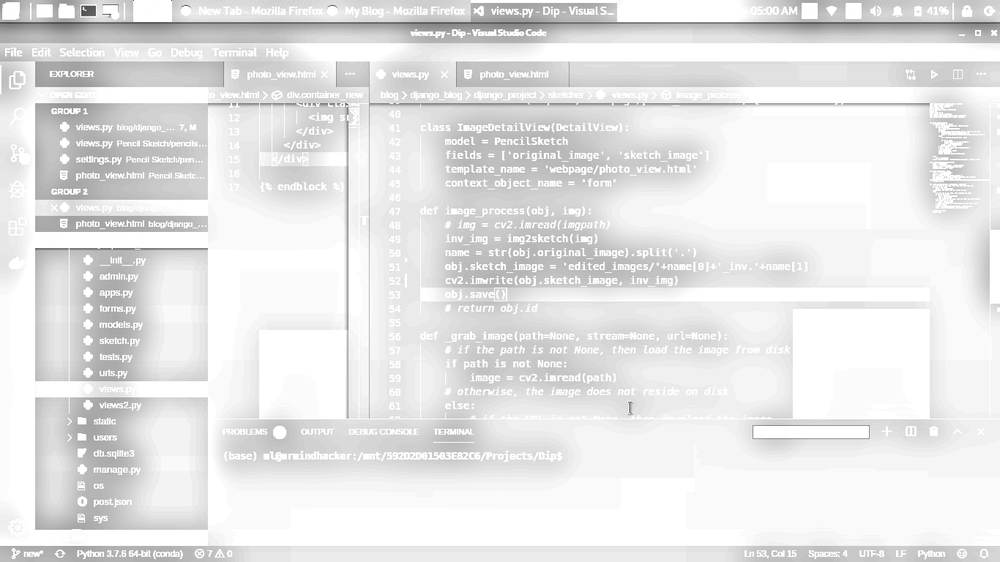
#> input picture django_project/abc_abc_inv.png, 1000 x 562 px, shrunk from 1366 x 768 before the run
$ python -i sketch.py   (imports and definitions only)
#> lines starting #> are read from the running program, lines starting #| are printed output that depends on the picture
#> further down, picture is the input picture: shape (562, 1000, 3); min 62, max 255, mean 229.6
import cv2
import numpy as np
from matplotlib import pyplot as plt
import scipy
from scipy import ndimage

def dodgeV2(image, mask):
  return cv2.divide(image, 255-mask, scale=256)


def img2sketch(img):
  img_gray = cv2.cvtColor(img, cv2.COLOR_BGR2GRAY)
  img_gray_inv = 255 - img_gray
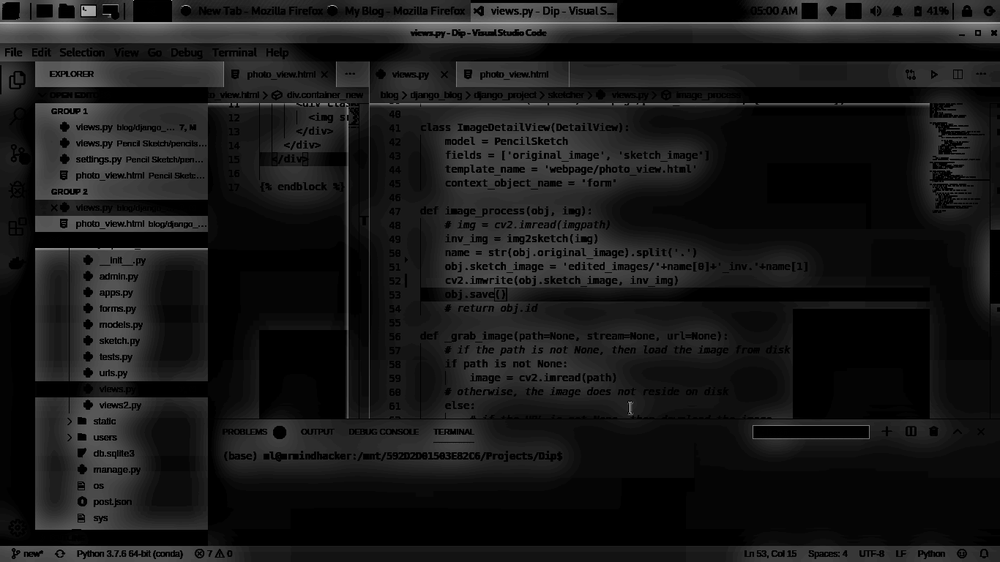
#> img_gray_inv: shape (562, 1000); min 0, max 193, mean 25.4
  img_blur = cv2.GaussianBlur(img_gray_inv, ksize=(21, 21),
                              sigmaX=0, sigmaY=0)
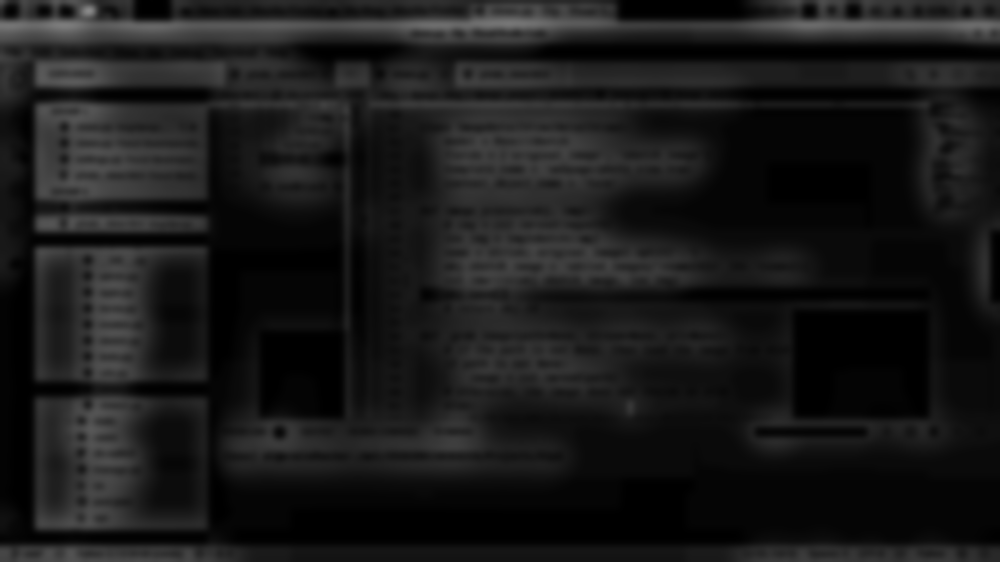
#> img_blur: shape (562, 1000); min 0, max 137, mean 25.4

  img_blur = ndimage.filters.gaussian_filter(img_gray_inv,sigma=20)
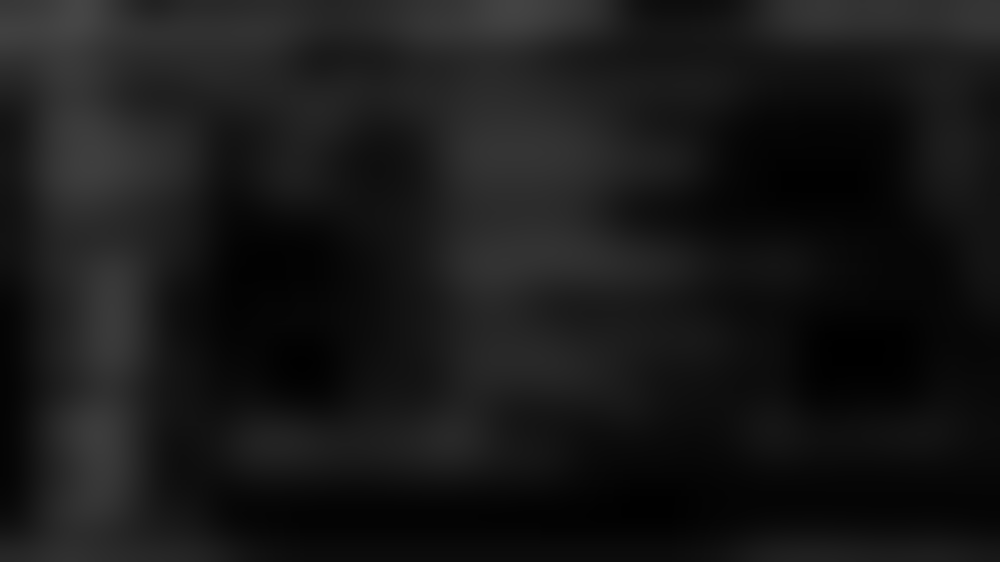
#> img_blur: shape (562, 1000); min 0, max 69, mean 24.4

  # cv2.imshow('hi', img_gray)
  img_blend = dodgeV2(img_gray, img_blur)
#> in dodgeV2, `return cv2.divide(image, 255-mask, scale=256)`:
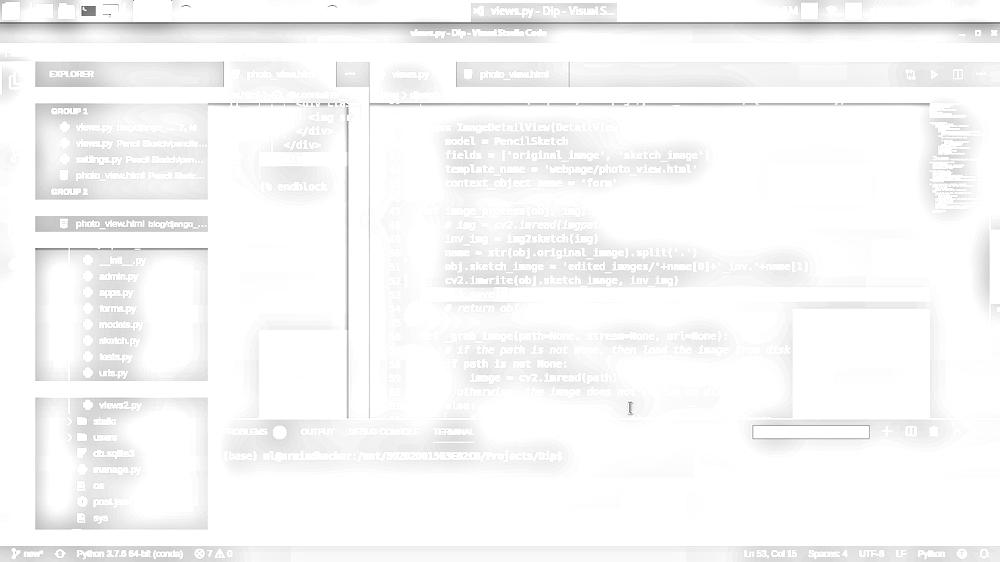
#> returned value: shape (562, 1000); min 85, max 255, mean 247.4
  # img_burn = burnV2(img_gray, img_blur)

  edges = cv2.Canny(img,100,200)
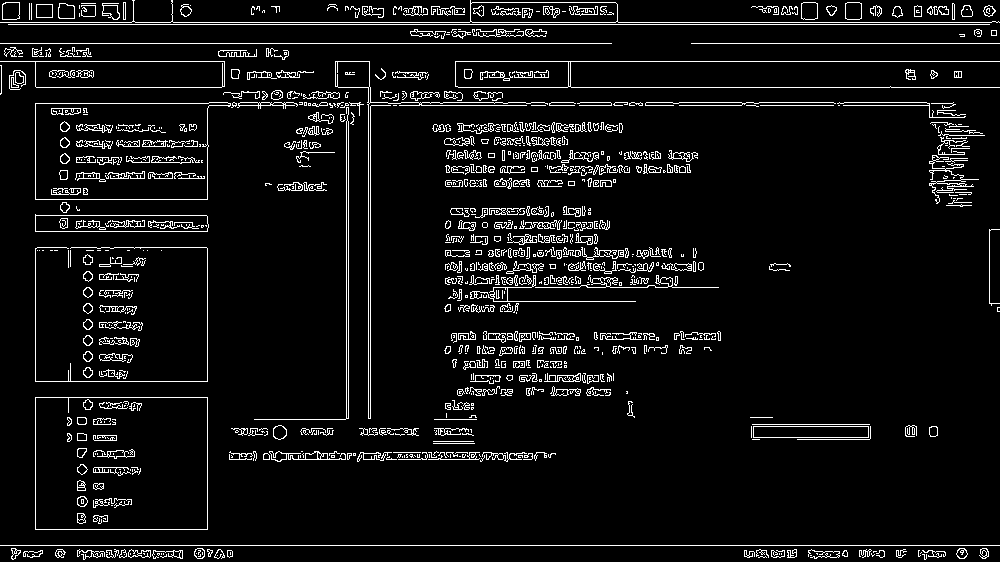
#> edges: shape (562, 1000); 6.4% white in thin lines or dots
  inv_edges = 255-edges
#> inv_edges: shape (562, 1000); 93.6% white; black in thin lines or dots
#   f = edges
  f = img_blend + edges
#   f = 255 - (inv_edges - img_blend)
  return f

>>> import cv2
>>> picture = cv2.imread('../abc_abc_inv.png')
>>> result = img2sketch(picture)
